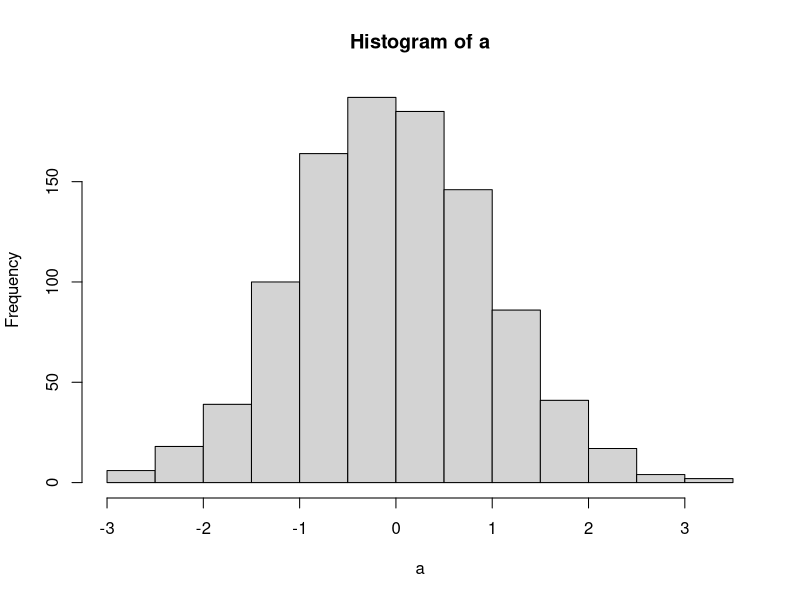

R code for this plot:
# Nueva prueba de R para subir archivos al repositorio de git
a <- rnorm(1000)
hist(a)

# Actualizo el archivo
# Corrigiendo problemas
# Probando el acceso al repositorio
